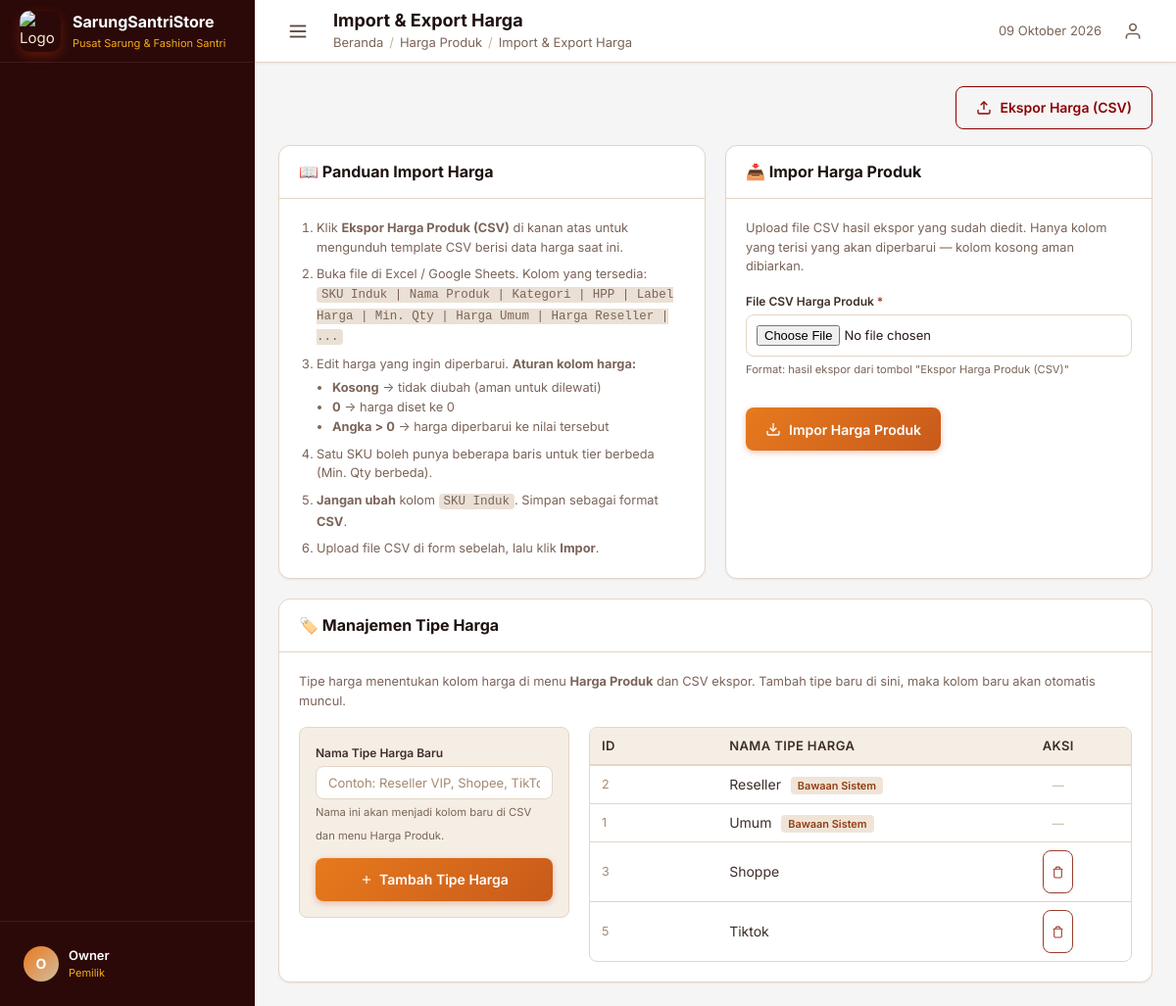
Screenshot of /admin/import_prices.php (signed in) with the database file from the repository.
### tables this page shows
CREATE TABLE `price_types` (
  `id` int(11) NOT NULL,
  `name` varchar(50) NOT NULL
);

### admin/import_prices.php (the view, shortened to what this page needs)
<?php
$db = Database::conn();
$priceTypes = $db->query("
    SELECT * FROM price_types
    ORDER BY CASE WHEN name = 'Reseller' THEN 0 WHEN name = 'Umum' THEN 1 ELSE 2 END, id ASC
")->fetchAll();
include INCLUDES_PATH . '/header.php';
?>
<div class="container">
    <div class="toolbar">
        <a href="?export=1" class="btn btn-outline" style="gap:8px; color:darkred; border-color:darkred;">
            <svg width="16" height="16" viewBox="0 0 24 24" fill="none" stroke="currentColor" stroke-width="2"><path d="M21 15v4a2 2 0 0 1-2 2H5a2 2 0 0 1-2-2v-4"/><polyline points="17 8 12 3 7 8"/><line x1="12" y1="3" x2="12" y2="15"/></svg>
            Ekspor Harga (CSV)
        </a>
    </div>
    <div class="ip-grid" style="margin-bottom:20px;">
        <div class="card">
            <div class="card-header">
                <h3 class="card-title">📖 Panduan Import Harga</h3>
            </div>
            <div class="card-body">
                <ol class="ip-hint" style="padding-left:18px; margin:0;">
                    <li style="margin-bottom:8px;">Klik <strong>Ekspor Harga Produk (CSV)</strong> di kanan atas untuk mengunduh template CSV berisi data harga saat ini.</li>
                    <li style="margin-bottom:8px;">Buka file di Excel / Google Sheets. Kolom yang tersedia:<br>
                        <code>SKU Induk | Nama Produk | Kategori | HPP | Label Harga | Min. Qty | Harga Umum | Harga Reseller | ...</code>
                    </li>
                    <li style="margin-bottom:8px;">Edit harga yang ingin diperbarui. <strong>Aturan kolom harga:</strong>
                        <ul style="margin:4px 0 0 16px; padding:0; list-style:disc;">
                            <li><strong>Kosong</strong> → tidak diubah (aman untuk dilewati)</li>
                            <li><strong>0</strong> → harga diset ke 0</li>
                            <li><strong>Angka > 0</strong> → harga diperbarui ke nilai tersebut</li>
                        </ul>
                    </li>
                    <li style="margin-bottom:8px;">Satu SKU boleh punya beberapa baris untuk tier berbeda (Min. Qty berbeda).</li>
                    <li style="margin-bottom:8px;"><strong>Jangan ubah</strong> kolom <code>SKU Induk</code>. Simpan sebagai format <strong>CSV</strong>.</li>
                    <li>Upload file CSV di form sebelah, lalu klik <strong>Impor</strong>.</li>
                </ol>
            </div>
        </div>
        <div class="card">
            <div class="card-header">
                <h3 class="card-title">📥 Impor Harga Produk</h3>
            </div>
            <div class="card-body">
                <p class="ip-hint" style="margin-bottom:16px;">
                    Upload file CSV hasil ekspor yang sudah diedit. Hanya kolom yang terisi yang akan diperbarui — kolom kosong aman dibiarkan.
                </p>
                <form method="POST" enctype="multipart/form-data" style="display:flex; flex-direction:column; gap:16px;">
                    <div class="form-group">
                        <label class="form-label">File CSV Harga Produk <span class="required">*</span></label>
                        <input type="file" name="csv_file_pp" class="form-control" accept=".csv" required style="padding:10px;">
                        <span class="form-hint">Format: hasil ekspor dari tombol "Ekspor Harga Produk (CSV)"</span>
                    </div>
                    <button type="submit" class="btn btn-primary" style="align-self:flex-start; gap:8px;">
                        <svg width="16" height="16" viewBox="0 0 24 24" fill="none" stroke="currentColor" stroke-width="2"><path d="M21 15v4a2 2 0 0 1-2 2H5a2 2 0 0 1-2-2v-4"/><polyline points="7 10 12 15 17 10"/><line x1="12" y1="15" x2="12" y2="3"/></svg>
                        Impor Harga Produk
                    </button>
                </form>
            </div>
        </div>
    </div>
    <div class="card">
        <div class="card-header">
            <h3 class="card-title">🏷️ Manajemen Tipe Harga</h3>
        </div>
        <div class="card-body">
            <p class="ip-hint" style="margin-bottom:16px;">
                Tipe harga menentukan kolom harga di menu <strong>Harga Produk</strong> dan CSV ekspor. Tambah tipe baru di sini, maka kolom baru akan otomatis muncul.
            </p>
            <div style="display:flex; flex-wrap:wrap; gap:20px; align-items:flex-start;">
                <div style="flex:1; min-width:260px;">
                    <form method="POST" style="background:var(--gray-50); padding:16px; border-radius:8px; border:1px solid var(--border-color); display:flex; flex-direction:column; gap:12px;">
                        <div class="form-group" style="margin:0;">
                            <label class="form-label">Nama Tipe Harga Baru</label>
                            <input type="text" name="price_type_name" class="form-control" required placeholder="Contoh: Reseller VIP, Shopee, TikTok">
                            <span class="form-hint">Nama ini akan menjadi kolom baru di CSV dan menu Harga Produk.</span>
                        </div>
                        <button type="submit" class="btn btn-primary" style="gap:6px;">
                            <svg width="14" height="14" viewBox="0 0 24 24" fill="none" stroke="currentColor" stroke-width="2"><line x1="12" y1="5" x2="12" y2="19"/><line x1="5" y1="12" x2="19" y2="12"/></svg>
                            Tambah Tipe Harga
                        </button>
                    </form>
                </div>
                <div style="flex:2; min-width:min(280px,100%); border:1px solid var(--border-color); border-radius:8px; overflow:hidden;">
                    <table class="table" style="margin:0;">
                        <thead style="background:var(--gray-50);">
                            <tr>
                                <th style="width:50px;">ID</th>
                                <th>Nama Tipe Harga</th>
                                <th style="width:80px; text-align:center;">Aksi</th>
                            </tr>
                        </thead>
                        <tbody>
                            <?php foreach ($priceTypes as $pt): ?>
                            <tr>
                                <td style="color:var(--gray-400); font-size:0.78rem;"><?= $pt['id'] ?></td>
                                <td>
                                    <?= htmlspecialchars($pt['name']) ?>
                                    <?php if ($pt['id'] == 1 || $pt['id'] == 2): ?>
                                        <span class="pt-badge-sys">Bawaan Sistem</span>
                                    <?php endif; ?>
                                </td>
                                <td style="text-align:center;">
                                    <?php if ($pt['id'] != 1 && $pt['id'] != 2): ?>
                                    <form method="POST" onsubmit="return confirm('Hapus tipe harga "<?= addslashes(htmlspecialchars($pt['name'])) ?>"?\n\nSemua harga produk dengan tipe ini akan ikut terhapus, dan pelanggan terkait akan dialihkan ke tipe Umum.');" style="display:inline;">
                                        <button type="submit" class="btn btn-sm" style="color:var(--danger); border:1px solid var(--danger); padding:3px 8px; background:none;" title="Hapus">
                                            <svg width="13" height="13" viewBox="0 0 24 24" fill="none" stroke="currentColor" stroke-width="2"><path d="M3 6h18M19 6v14a2 2 0 01-2 2H7a2 2 0 01-2-2V6m3 0V4a2 2 0 012-2h4a2 2 0 012 2v2"/></svg>
                                        </button>
                                    </form>
                                    <?php else: ?>
                                        <span style="color:var(--gray-300); font-size:0.75rem;">—</span>
                                    <?php endif; ?>
                                </td>
                            </tr>
                            <?php endforeach; ?>
                        </tbody>
                    </table>
                </div>
            </div>
        </div>
    </div>
</div>
<?php include INCLUDES_PATH . '/footer.php'; ?>

### admin/import_prices.php (style rules this page uses)
.ip-grid { display: grid; grid-template-columns: repeat(auto-fit, minmax(min(340px,100%), 1fr)); gap: 20px; }
.ip-hint { font-size: 0.8rem; color: var(--gray-500); line-height: 1.55; }
.ip-hint code { background: var(--gray-100); padding: 1px 5px; border-radius: 4px; font-size: 0.78rem; }
.pt-badge-sys { background: var(--primary-100); color: var(--primary-700); padding: 2px 7px; border-radius: 4px; font-size: 0.68rem; font-weight: 600; margin-left: 6px; }

### rows the page displays
price_types: id "2", name "Reseller", shows "Bawaan Sistem"
price_types: id "1", name "Umum", shows "Bawaan Sistem"
price_types: id "3", name "Shoppe"
price_types: id "5", name "Tiktok"

### other values shown
APP_NAME "SarungSantriStore"
APP_TAGLINE "Pusat Sarung & Fashion Santri"
substr($currentUser['full_name'] ?? 'U', 0, 1) "O"
$currentUser['full_name'] "Owner"
$currentUser['role_name'] "Pemilik"
$pageTitle "Import & Export Harga"
$crumb['label'] "Harga Produk"
$crumb['label'] "Import & Export Harga"
